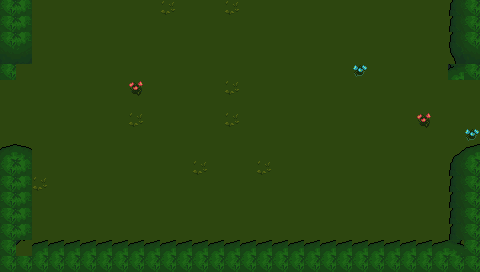

This game map was drawn from its Tiled (.tmx) file and the tilesets committed beside it. A one-line description and the full map source follow:
An orthogonal 30x17 tile map with 16x16 px tiles, 3 tile layers (Base, Ground, Upper) and 1 object (Entrance).

<map version="1.4" tiledversion="1.4.1" orientation="orthogonal" renderorder="right-down" width="30" height="17" tilewidth="16" tileheight="16" infinite="0" nextlayerid="22" nextobjectid="55">
 <properties>
  <property name="Outside" type="bool" value="false" />
  <property name="ResourcesMinMax" value="30-60" />
 </properties>
 <tileset firstgid="1" source="../Tilesets/tilesetManorGrounds.tsx" />
 <layer id="19" name="Base" width="30" height="17">
  <data encoding="csv">
246,289,289,27,27,205,27,289,27,289,283,289,27,289,283,289,27,27,205,205,205,289,289,27,205,205,289,289,205,246,
246,27,289,289,205,289,27,205,205,289,27,27,205,205,27,289,27,289,289,27,27,205,289,27,205,27,289,205,27,246,
246,283,27,27,27,205,205,205,205,289,289,205,205,27,289,27,289,27,205,289,27,205,27,27,205,27,289,27,205,246,
246,27,289,27,27,27,27,289,289,205,205,289,205,205,205,289,205,27,289,289,205,27,205,205,27,27,289,27,27,246,
246,27,27,27,27,27,27,27,289,205,205,289,289,27,205,289,205,27,27,27,205,205,36,27,27,289,27,289,27,246,
289,27,289,205,289,27,205,289,77,27,289,205,205,205,283,289,289,27,289,289,27,289,205,27,205,289,27,27,205,205,
205,27,289,205,27,27,27,289,27,27,27,27,205,289,27,289,289,205,205,289,205,205,27,27,205,289,205,289,27,27,
27,289,289,27,27,289,289,289,283,205,289,27,205,205,283,289,205,205,205,205,27,205,27,205,27,27,77,27,289,289,
205,205,205,27,27,27,27,289,289,27,205,205,205,27,205,27,27,205,27,289,289,205,27,289,27,289,27,205,289,36,
289,27,205,27,289,205,27,27,205,205,289,205,289,205,289,289,289,27,205,205,289,289,27,289,205,27,27,289,27,27,
246,27,205,205,27,289,27,205,27,205,205,205,283,205,289,27,283,205,205,27,205,205,289,289,205,27,27,27,27,246,
246,27,283,289,205,289,27,27,289,27,289,205,27,27,289,205,27,205,27,289,27,27,205,27,289,205,205,27,27,246,
246,27,27,289,205,289,289,289,289,27,205,289,289,27,27,205,27,205,289,27,27,27,205,27,289,289,27,27,27,246,
246,27,205,289,27,27,205,205,27,27,289,289,289,289,289,289,205,289,205,205,27,205,205,205,27,289,289,205,27,246,
246,27,27,289,289,27,27,205,289,205,205,205,289,289,205,205,27,205,27,289,27,205,27,289,27,205,27,289,27,246,
246,27,289,205,27,289,27,27,289,205,289,289,289,289,27,289,27,205,205,27,205,289,205,205,27,289,27,289,27,246,
246,246,246,246,246,246,246,246,246,246,246,246,246,27,289,27,27,246,246,246,246,246,246,246,246,246,246,246,246,246
</data>
 </layer>
 <layer id="20" name="Ground" width="30" height="17">
  <data encoding="csv">
41,222,223,221,222,223,221,222,223,221,222,223,224,225,0,0,219,220,221,222,223,221,222,223,221,222,223,221,222,41,
41,247,248,246,247,248,246,247,248,246,247,248,249,250,0,0,244,245,246,247,248,246,247,248,246,247,248,246,247,41,
41,272,273,271,272,273,271,272,273,271,272,273,274,275,0,0,269,270,271,272,273,271,272,273,271,272,273,271,272,41,
66,67,0,0,0,0,0,0,0,0,0,0,0,0,0,0,0,0,0,0,0,0,0,0,0,0,0,0,65,66,
44,200,0,0,0,0,0,0,0,0,0,0,0,0,0,0,0,0,0,0,0,0,0,0,0,0,0,0,194,44,
224,225,0,0,0,0,0,0,0,0,0,0,0,0,0,0,0,0,0,0,0,0,0,0,0,0,0,0,219,220,
249,250,0,0,0,0,0,0,0,0,0,0,0,0,0,0,0,0,0,0,0,0,0,0,0,0,0,0,244,245,
274,275,0,0,0,0,0,0,0,0,0,0,0,0,0,0,0,0,0,0,0,0,0,0,0,0,0,0,269,270,
0,0,0,0,0,0,0,0,0,0,0,0,0,0,0,0,0,0,0,0,0,0,0,0,0,0,0,0,0,0,
0,0,0,0,0,0,0,0,0,0,0,0,0,0,0,0,0,0,0,0,0,0,0,0,0,0,0,0,0,0,
41,42,0,0,0,0,0,0,0,0,0,0,0,0,0,0,0,0,0,0,0,0,0,0,0,0,0,0,40,41,
41,42,0,0,0,0,0,0,0,0,0,0,0,0,0,0,0,0,0,0,0,0,0,0,0,0,0,0,40,41,
41,42,0,0,0,0,0,0,0,0,0,0,0,0,0,0,0,0,0,0,0,0,0,0,0,0,0,0,40,41,
41,42,0,0,0,0,0,0,0,0,0,0,0,0,0,0,0,0,0,0,0,0,0,0,0,0,0,0,40,41,
41,42,0,0,0,0,0,0,0,0,0,0,0,0,0,0,0,0,0,0,0,0,0,0,0,0,0,0,40,41,
41,93,0,0,0,0,0,0,0,0,0,0,0,0,0,0,0,0,0,0,0,0,0,0,0,0,0,0,95,41,
41,41,41,41,41,41,41,41,41,41,41,41,41,41,41,41,41,41,41,41,41,41,41,41,41,41,41,41,41,41
</data>
 </layer>
 <layer id="21" name="Upper" width="30" height="17">
  <data encoding="csv">
0,42,0,0,0,0,0,0,0,0,0,0,0,0,0,0,0,0,0,0,0,0,0,0,0,0,0,0,40,0,
0,42,0,0,0,0,0,0,0,0,0,0,0,0,0,0,0,0,0,0,0,0,0,0,0,0,0,0,40,0,
0,42,0,0,0,0,0,0,0,0,0,0,0,0,0,0,0,0,0,0,0,0,0,0,0,0,0,0,40,0,
0,0,0,0,0,0,0,0,0,0,0,0,0,0,0,0,0,0,0,0,0,0,0,0,0,0,0,0,0,0,
0,0,0,0,0,0,0,0,0,0,0,0,0,0,0,0,0,0,0,0,0,0,0,0,0,0,0,0,0,0,
0,0,0,0,0,0,0,0,0,0,0,0,0,0,0,0,0,0,0,0,0,0,0,0,0,0,0,0,0,0,
0,0,0,0,0,0,0,0,0,0,0,0,0,0,0,0,0,0,0,0,0,0,0,0,0,0,0,0,0,0,
0,0,0,0,0,0,0,0,0,0,0,0,0,0,0,0,0,0,0,0,0,0,0,0,0,0,0,0,0,0,
0,0,0,0,0,0,0,0,0,0,0,0,0,0,0,0,0,0,0,0,0,0,0,0,0,0,0,0,0,0,
16,17,0,0,0,0,0,0,0,0,0,0,0,0,0,0,0,0,0,0,0,0,0,0,0,0,0,0,15,16,
0,0,0,0,0,0,0,0,0,0,0,0,0,0,0,0,0,0,0,0,0,0,0,0,0,0,0,0,0,0,
0,0,0,0,0,0,0,0,0,0,0,0,0,0,0,0,0,0,0,0,0,0,0,0,0,0,0,0,0,0,
0,0,0,0,0,0,0,0,0,0,0,0,0,0,0,0,0,0,0,0,0,0,0,0,0,0,0,0,0,0,
0,0,0,0,0,0,0,0,0,0,0,0,0,0,0,0,0,0,0,0,0,0,0,0,0,0,0,0,0,0,
0,0,0,0,0,0,0,0,0,0,0,0,0,0,0,0,0,0,0,0,0,0,0,0,0,0,0,0,0,0,
0,0,16,16,16,16,16,16,16,16,16,16,16,16,16,16,16,16,16,16,16,16,16,16,16,16,16,16,0,0,
0,0,0,0,0,0,0,0,0,0,0,0,0,0,0,0,0,0,0,0,0,0,0,0,0,0,0,0,0,0
</data>
 </layer>
 <objectgroup id="4" name="Travel">
  <object id="54" name="Entrance" x="476" y="128" width="4" height="32">
   <properties>
    <property name="EntranceDir" value="Left" />
    <property name="Map" value="mapForest_05" />
   </properties>
  </object>
 </objectgroup>
 <objectgroup id="5" name="MapObject" />
 <objectgroup id="6" name="Character" />
</map>
